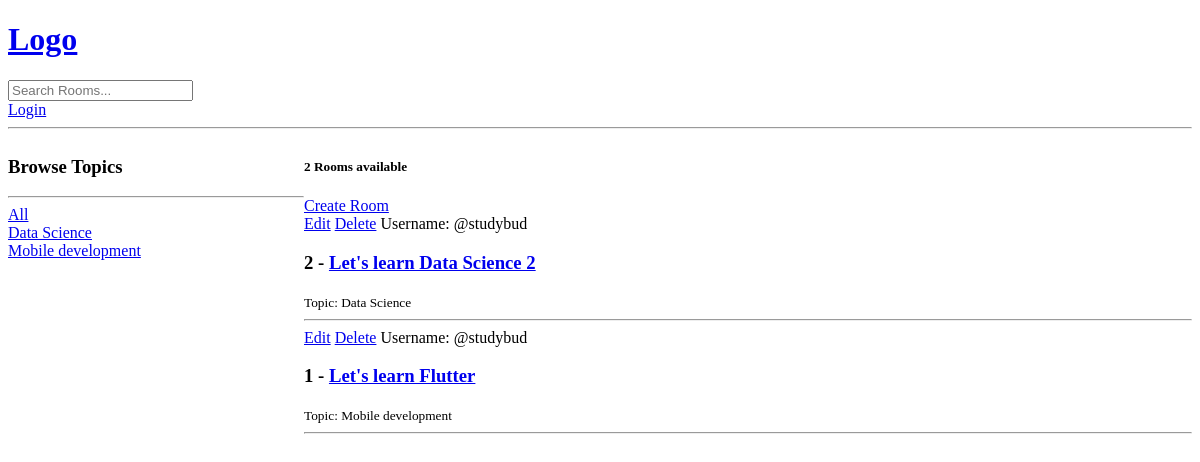
The app's page /, older data.
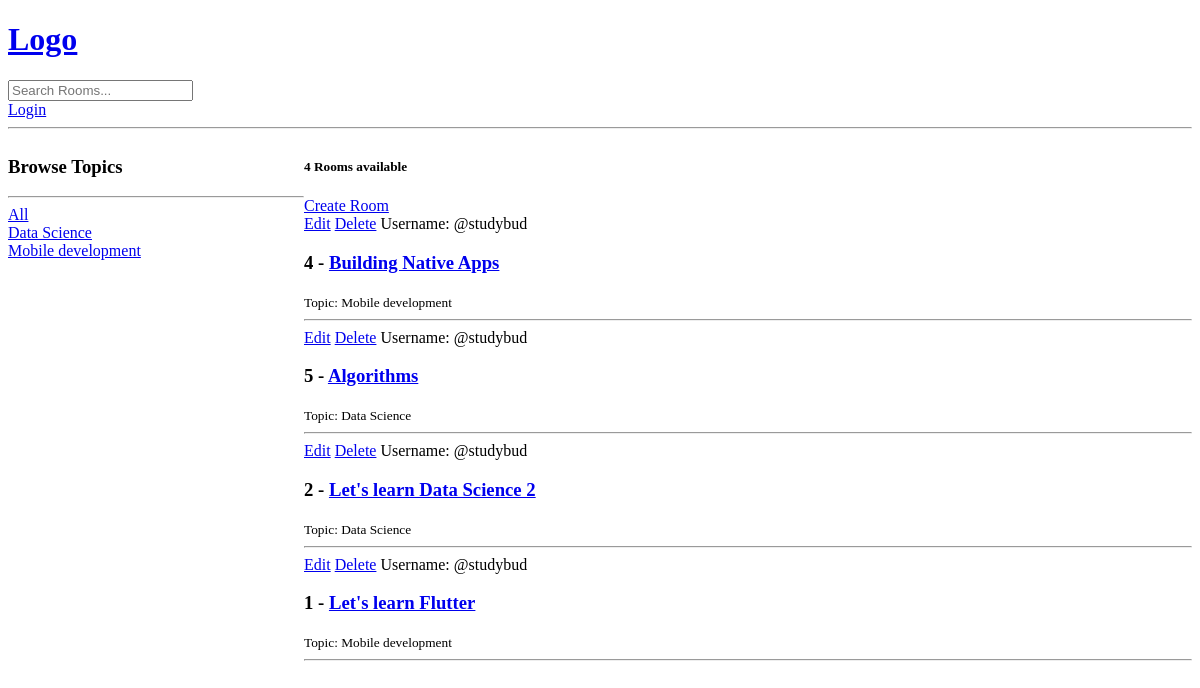
The same page, newer data.
### base/models.py (models this page shows, shortened)
class Topic(models.Model):
    name = models.CharField(max_length=200)

class Room(models.Model):
    host = models.ForeignKey(User, on_delete=models.SET_NULL, null=True)
    topic = models.ForeignKey(Topic, on_delete=models.SET_NULL, null=True)
    name = models.CharField(max_length=200)
    description = models.TextField(null=True, blank=True)
    updated = models.DateTimeField(auto_now=True)
    created = models.DateTimeField(auto_now_add=True)
    class Meta:
        ordering = ['-updated', '-created'] # ordering the latest to be ontop

### base/views.py (the view)
# urls.py: path('', views.home, name="home"),
def home(request):
    q = request.GET.get('q') if request.GET.get('q') != None else '' # create a variable to get whatever we pass on the URL
    rooms  = Room.objects.filter(
        Q(topic__name__icontains=q) | # & - and | - or
        Q(name__icontains=q) |
        Q(description__icontains=q)
    )
    topics = Topic.objects.all()
    room_count = rooms.count()
    context = {
        'rooms': rooms,
        'topics': topics,
        'room_count': room_count,
    }
    return render(request, 'base/home.html', context)

### base/templates/base/home.html (shortened to what this page needs)
{% extends 'main.html' %}
{% block content %}
<div class="home-container">
    <div>
        <h3>Browse Topics</h3>
        <hr>
        <div>
            <a href="{% url 'home' %}">All</a>
        </div>
        {% for topic in topics %}
            <div>
                <a href="{% url 'home' %}?q={{topic.name}}">{{topic.name}}</a>
            </div>
        {% endfor %}
    </div>
    <div>
        <h5>{{room_count}} Rooms available</h5>
        <a href="{% url 'create-room' %}">Create Room</a>
        <div>
            {% for room in rooms %}
                <a href="{% url 'update-room' room.id  %}">Edit</a>
                <a href="{% url 'delete-room' room.id  %}">Delete</a>
                <span>Username: @{{room.host.username}}</span>
                <h3>{{ room.id }} - <a href="{% url 'room' room.id %}">{{room.name}}</a></h3>
                <small>Topic: {{ room.topic.name }}</small>
                <hr>
            {% endfor %}
        </div>
    </div>
</div>
{% endblock %}

### templates/main.html (shortened to what this page needs)
<!DOCTYPE html>
<html lang="en">
<head>
</head>
<body>
    {% include 'navbar.html' %}
    {% block content %}
    {% endblock %}
</body>
</html>

### templates/navbar.html
<a href="/">
    <h1>
        <a href="{% url 'home' %}">Logo</a>
    </h1>
</a>
<form action="{% url 'home' %}" method="get">
    <input type="text" name="q" placeholder="Search Rooms..."/>
</form>
{% if request.user.is_authenticated %}
    <a href="{% url 'logout' %}">Logout</a>
{% else %}
    <a href="{% url 'login' %}">Login</a>
{% endif %}
<hr>

### base/templates/base/home.html (style rules this page uses)
.home-container { display: grid; grid-template-columns: 1fr 3fr; }

Row changes from the older to the newer data that the page shows:
added Room: host.username "studybud", id "4", name "Building Native Apps", topic.name "Mobile development"
added Room: host.username "studybud", id "5", name "Algorithms", topic.name "Data Science"
Text that changed along with them:
{{ room_count }}: "2" → "4"
